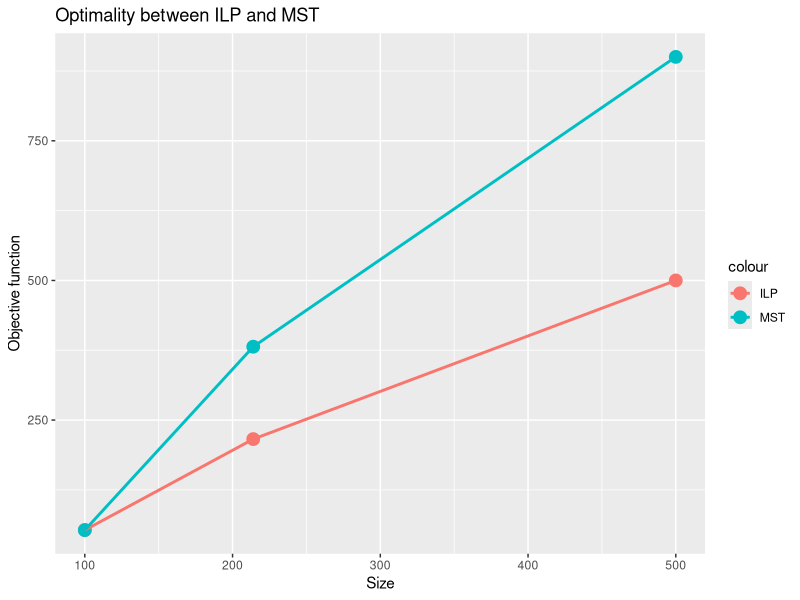
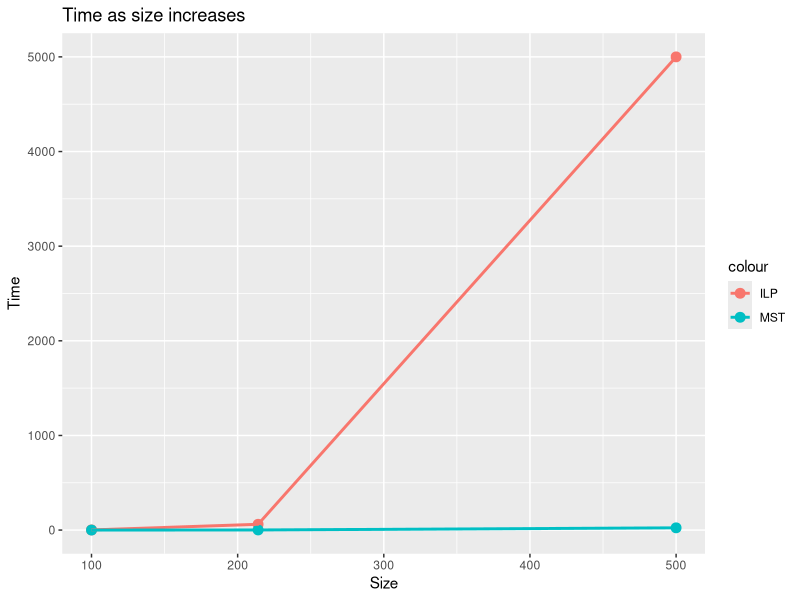

These charts were generated, in order, by the following R code:
size <- c(100,214,500)
ampl <- c(53.084475, 215.96, 500)
python <- c(53.08447502, 381.36, 900.246)
timeampl <- c(1.95,61.37,5000)
timepy <- c(0.149,1.3,23.85)

dataset <- NULL

dataset$size <- size
dataset$ampl <- ampl
dataset$python <- python
dataset$timeampl <- timeampl
dataset$timepy <- timepy


data <- as.data.frame(dataset)

library(ggplot2)
ggplot(data) + 
  geom_point(data=data, aes(y = data$ampl, x = data$size, colour="ILP"), size=4) +
  geom_point(data=data, aes(y = data$python, x = data$size, colour="MST"), size=4) +   xlab("Size") + ylab("Objective function") +
  geom_line(data=data, aes(y = data$ampl, x = data$size, colour="ILP"), size=1) +
  geom_line(data=data, aes(y = data$python, x = data$size, colour="MST"), size=1) +
  ggtitle("Optimality between ILP and MST")


ggplot(data) + 
  geom_point(data=data, aes(y = data$timeampl, x = data$size, colour="ILP"), size=3) +
  geom_point(data=data, aes(y = data$timepy, x = data$size, colour="MST"), size=3) +   xlab("Size") + ylab("Time") +
  geom_line(data=data, aes(y = data$timeampl, x = data$size, colour="ILP"), size=1) +
  geom_line(data=data, aes(y = data$timepy, x = data$size, colour="MST"), size=1) +
  ggtitle("Time as size increases")
